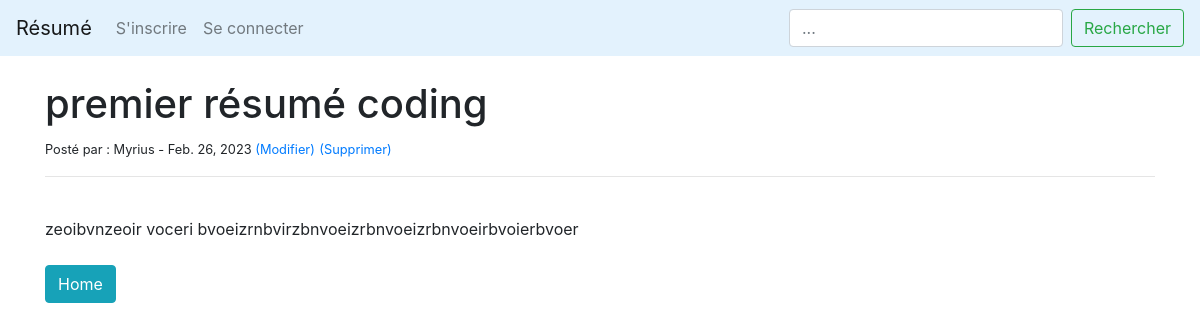
The page /post/5 on the database its author committed.
### LeBlog/models.py (models this page shows, shortened)
class Post(models.Model):
        title = models.CharField(max_length=255)
        title_tag = models.CharField(max_length=255)
        author = models.ForeignKey(User, on_delete=models.CASCADE)
        body = models.TextField()
        post_date = models.DateField(auto_now_add=True)
        categorie = models.CharField(max_length=255)

### LeBlog/views.py (the view)
# urls.py: path('post/<int:pk>', PostDetailView.as_view(), name="post-details"),
class PostDetailView(DetailView):
    model = Post
    template_name = 'post_details.html'

### LeBlog/templates/post_details.html (shortened to what this page needs)
{% extends 'base.html' %}
{% block content %}
<h1>{{post.title}}</h1>
<small>Posté par : {{post.author}} -
    {{ post.post_date }}   <a href="{% url 'update_post' post.pk %}">(Modifier)</a></small>
<small><a href="{% url 'delete_post' post.pk %}">(Supprimer)</a></small>
<hr>
<br/>
{{post.body|safe}}
<br/><br/>
<a href="{% url 'home' %}" class="btn btn-info">Home</a>
{% endblock %}

### rows shown on the page
Post: title "premier résumé coding", author "Myrius", post_date "Feb. 26, 2023", body "zeoibvnzeoir voceri bvoeizrnbvirzbnvoeizrbnvoeizrbnvoeirbvoierbvoer"
